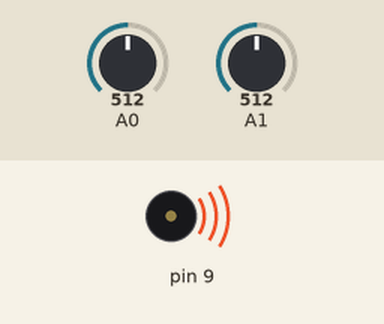
The sketch below on a simulated Arduino Uno, built with avr-gcc and run on an emulated ATmega328P. On the bench: buzzer (waves = sounding). Inputs (shaded band) come from the test bench; at power-on: A0 = 512, A1 = 512. What the sketch prints to the serial monitor is not drawn.

Above: at 1.2 s.
1.3 s: A0 set to 122
At 2.5 s:
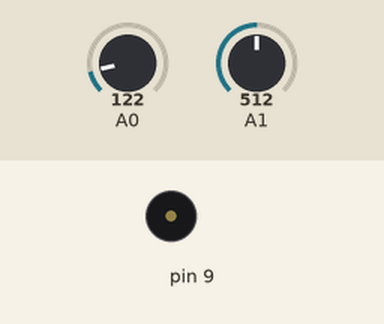
2.8 s: A0 set to 306
At 3.8 s:
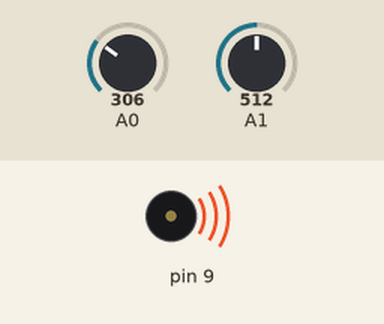
4.3 s: A0 set to 0
At 5.3 s:
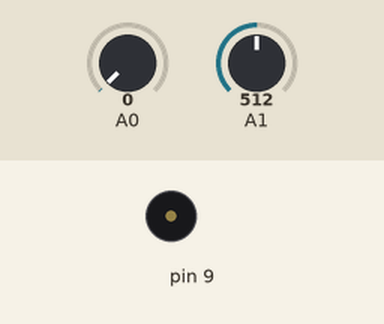
Timing chart, 0 to 7.3 s (numbered marks = the images above; inputs shaded):
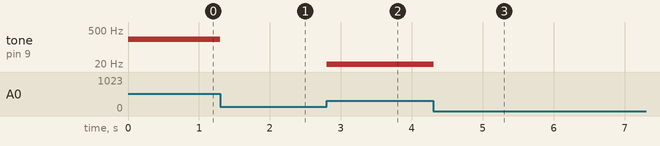

The sketch:

lab7_lnk.ino
```cpp
void setup()
{
  pinMode(0, INPUT);
  pinMode(9, OUTPUT);
  Serial.begin(9600);
}

void loop()
{
  int value = analogRead(0);
  int touch_sensor = analogRead(1);

  value-=300 ;

  if (value < 0)
    value = 0;

  Serial.println(touch_sensor);

  tone(9, value, 600);
  delay(10);
}
```

Measured:
- after the input at 1.3 s, tone on pin 9: 212 Hz → silent at once
- after the input at 2.8 s, tone on pin 9: silent → 6 Hz at once
- after the input at 4.3 s, tone on pin 9: 6 Hz → silent at once
